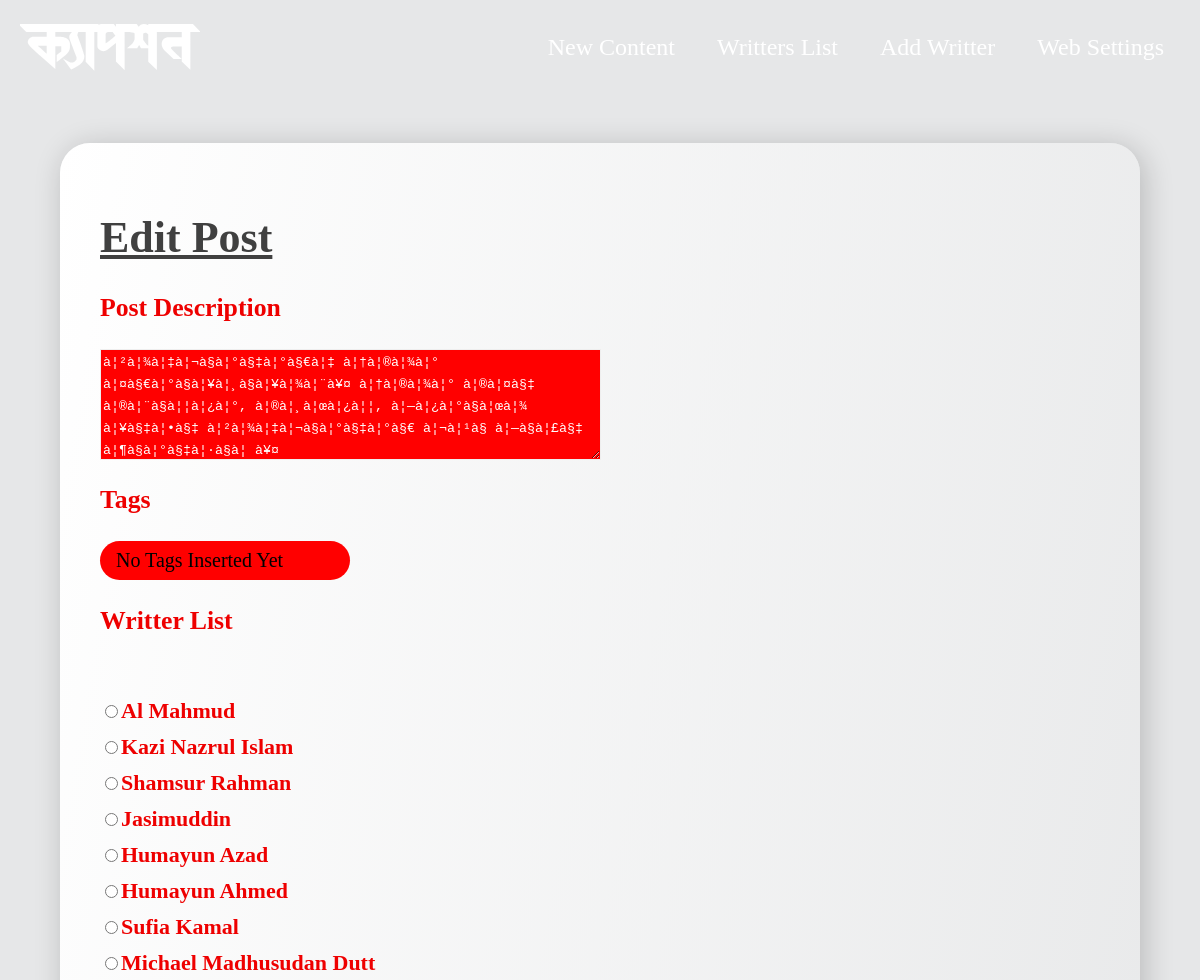
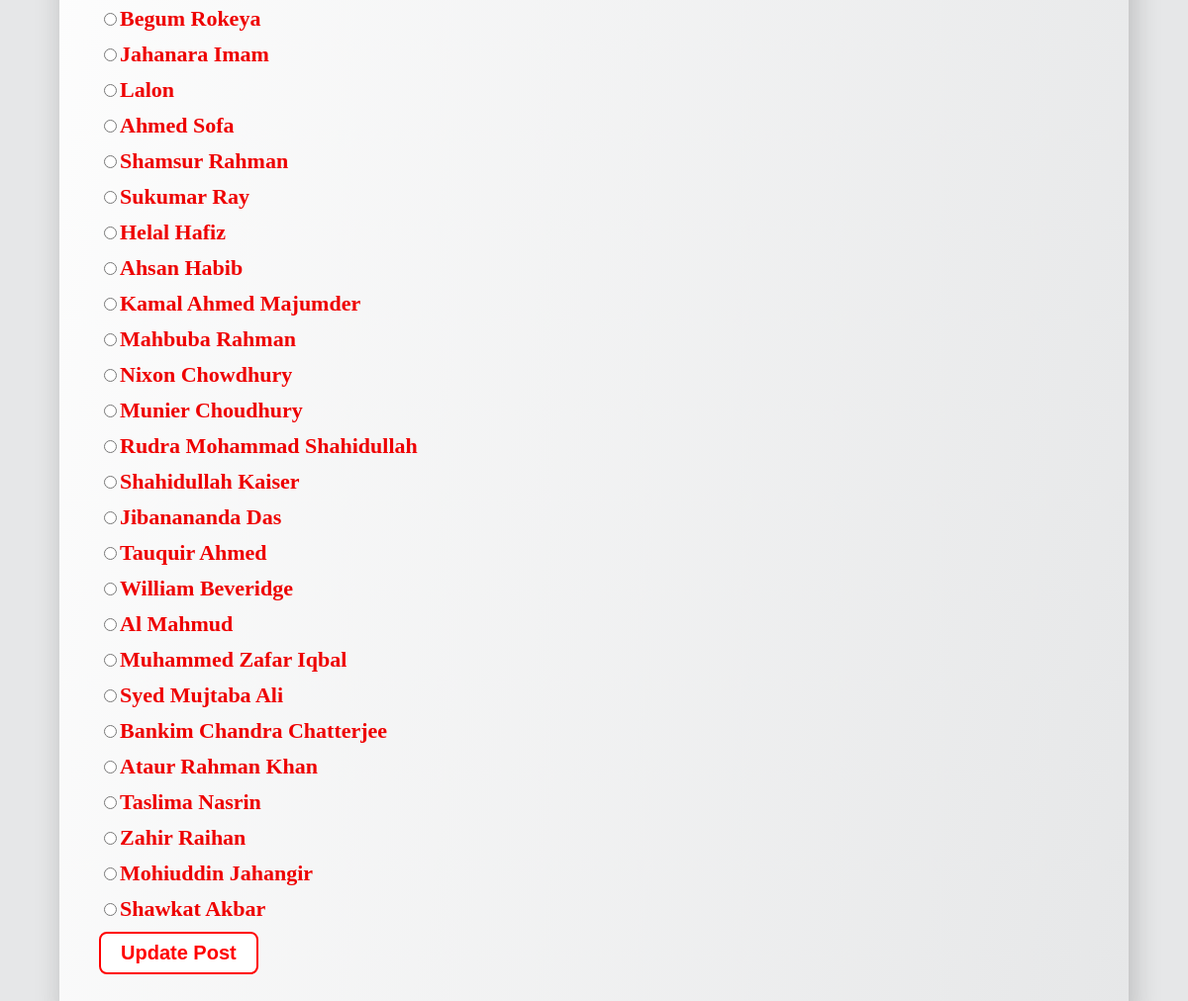
Page /admin/edit.php?id=142 (signed in) on the committed database (2 pictures, top to bottom).
### tables this page shows
CREATE TABLE `blog_posts` (
  `id` int(11) NOT NULL,
  `tags` text NOT NULL,
  `postTitle` varchar(200) NOT NULL,
  `description` text NOT NULL,
  `post_date` timestamp NOT NULL DEFAULT current_timestamp() ON UPDATE current_timestamp(),
  `auther` varchar(25) NOT NULL,
  `catinfo` varchar(11) DEFAULT NULL
);

CREATE TABLE `blog_cats` (
  `catID` int(11) NOT NULL,
  `catTitle` varchar(200) NOT NULL,
  `catSlug` varchar(200) NOT NULL,
  `image` text NOT NULL,
  `birthday` date NOT NULL,
  `facebook` text NOT NULL,
  `twitter` text NOT NULL,
  `linkdin` text NOT NULL,
  `youtube` text NOT NULL,
  `about` text NOT NULL,
  `birthplace` text NOT NULL,
  `deathdate` date NOT NULL,
  `profession` text NOT NULL,
  `nationality` text NOT NULL,
  `zodiac` text NOT NULL
);

### admin/edit.php (the view, shortened to what this page needs)
<?php
	require_once('../inc/dbconfig.php');
?>
<?php
	$id = $_GET['id'];
	$query = "SELECT id, tags, description, post_date, catinfo FROM blog_posts WHERE id = '$id'";
				$result = mysqli_query($con,$query);
				if (mysqli_num_rows($result) > 0)
				{
					while($row = mysqli_fetch_assoc($result))
					{
			            $tags = $row['tags'];
			            $description = $row['description'];
					}
				}
				else
				{
					echo '<div class="alert alert-warning text-center topspace"><h3>error while retriving post!</h3></div>';
					die();
				}
?>
<center>
<div class="aboutbox">
	<div class="container topspace">
		<div class="form-wrapper">
			<form class="" method="post" action="<?php $PHP_SELF ?>">
				<h1 class="text-center"><u>Edit Post</u></h1>
				<div class="col-md-4" id="new-post-border">
					<div class="">
						<label for="description"><h3>Post Description</h3></label>
						<textarea name="description" rows="7" cols="60" maxlength="250" placeholder="Post Description" id="description" class="form-control space" style="background:red;color:white;" required><?php echo $description; ?></textarea>
					</div>
                    <div class="">
						<label for="postTitle"><h3>Tags</h3></label>
						<input type="text" name="tags" placeholder="No Tags Inserted Yet" value="<?php echo $tags; ?>" class="form-control" style="background:red;color:white;" autofocus>
					</div>
					<div class="">
						<label for="content"><h3>Writter List</h3></label><br>
						<?php
							$query1 = "SELECT catID, catTitle FROM blog_cats";
							$result1 = mysqli_query($con,$query1);
							if (mysqli_num_rows($result1) > 0)
							{
								while($row1 = mysqli_fetch_assoc($result1))
								{
									echo '<div class="radio">
	  								<label><input type="radio" name="cats" value="'.$row1['catID'].'"><b>'.$row1['catTitle'].'</b></label>
									</div>';
								}
							}
						?>
					</div>
				</div>
					<div class="text-center">
						<button class="btn btn-lg btn-primary" name="update" type="submit" id="update">Update Post</button>
					</div>
			</form>
			</div></div></div>
			</center>
</body>
</html>

### main.css (style rules this page uses)
body { margin: 0; background: #e6e7e8; font-family: AdorNoirrit; text-align: center; }
.aboutbox { border-radius: 30px; box-shadow: 4px 4px 30px 0 rgba(0, 0, 0, .2); max-width: 1000px; margin: 30px; background: linear-gradient(100deg, #fff, #e6e7e8); padding: 40px; font-size: 22px; text-align: justify; color: #404040; }
input[type=text] { font-family: AdorNoirrit; font-size: 20px; background: rgba(0, 0, 0, .3); border: 0; color: #fff; width: 250px; border-radius: 30px; padding: 8px 16px; }
::placeholder { color: black; opacity: 1; }
label { font-weight:400; margin:10px 0px; display:block; color:#ee0000; }
textarea { border:1px solid #eeeeee; }
.btn { border: 2px solid red; color: red; background-color: white; padding: 8px 20px; border-radius: 8px; font-size: 20px; font-weight: bold; }
.container { margin: auto; max-width: 1200px; }

### rows in the picture
blog_posts: description "à¦²à¦¾à¦‡à¦¬à§à¦°à§‡à¦°à§€à¦‡ à¦†à¦®à¦¾à¦° à¦¤à§€à¦°à§à¦¥à¦¸à§à¦¥à¦¾à¦¨à¥¤ à¦†à¦®à¦¾à¦° à¦®à¦¤à§‡ à¦®à¦¨à§à¦¦à¦¿à¦°, à¦®à¦¸à¦œà¦¿à¦¦, à¦—à¦¿à¦°à§à¦œà¦¾ à¦¥à§‡à¦•à§‡ à¦²à¦¾à¦‡à¦¬à§à¦°à§‡à¦°à§€ à¦¬à¦¹à§ à¦—à§à¦£à§‡ à¦¶à§à¦°à§‡à¦·à§à¦ à¥¤"
blog_cats: catTitle "Al Mahmud"
blog_cats: catTitle "Kazi Nazrul Islam"
blog_cats: catTitle "Shamsur Rahman"
blog_cats: catTitle "Jasimuddin"
blog_cats: catTitle "Humayun Azad"
blog_cats: catTitle "Humayun Ahmed"
blog_cats: catTitle "Sufia Kamal"
blog_cats: catTitle "Michael Madhusudan Dutt"
blog_cats: catTitle "Begum Rokeya"
blog_cats: catTitle "Jahanara Imam"
blog_cats: catTitle "Lalon"
blog_cats: catTitle "Ahmed Sofa"
blog_cats: catTitle "Shamsur Rahman"
blog_cats: catTitle "Sukumar Ray"
blog_cats: catTitle "Helal Hafiz"
blog_cats: catTitle "Ahsan Habib"
blog_cats: catTitle "Kamal Ahmed Majumder"
blog_cats: catTitle "Mahbuba Rahman"
blog_cats: catTitle "Nixon Chowdhury"
blog_cats: catTitle "Munier Choudhury"
blog_cats: catTitle "Rudra Mohammad Shahidullah"
blog_cats: catTitle "Shahidullah Kaiser"
blog_cats: catTitle "Jibanananda Das"
blog_cats: catTitle "Tauquir Ahmed"
blog_cats: catTitle "William Beveridge"
blog_cats: catTitle "Al Mahmud"
blog_cats: catTitle "Muhammed Zafar Iqbal"
blog_cats: catTitle "Syed Mujtaba Ali"
blog_cats: catTitle "Bankim Chandra Chatterjee"
blog_cats: catTitle "Ataur Rahman Khan"
blog_cats: catTitle "Taslima Nasrin"
blog_cats: catTitle "Zahir Raihan"
blog_cats: catTitle "Mohiuddin Jahangir"
blog_cats: catTitle "Shawkat Akbar"
